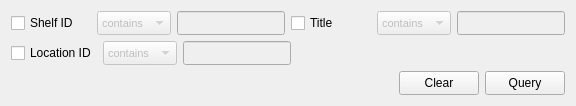
       <widget class="QWidget" name="page">
        <layout class="QVBoxLayout" name="verticalLayout_10">
         <item>
          <layout class="QVBoxLayout" name="verticalLayout_9">
           <item>
            <layout class="QHBoxLayout" name="horizontalLayout_18">
             <item>
              <layout class="QHBoxLayout" name="horizontalLayout_20">
               <item>
                <widget class="QCheckBox" name="checkBox0shelf_id">
                 <property name="minimumSize">
                  <size>
                   <width>80</width>
                   <height>0</height>
                  </size>
                 </property>
                 <property name="text">
                  <string>Shelf ID</string>
                 </property>
                </widget>
               </item>
               <item>
                <widget class="QComboBox" name="comboBox0shelf_id">
                 <property name="enabled">
                  <bool>false</bool>
                 </property>
                 <property name="minimumSize">
                  <size>
                   <width>0</width>
                   <height>24</height>
                  </size>
                 </property>
                 <property name="font">
                  <font>
                   <pointsize>8</pointsize>
                  </font>
                 </property>
                 <property name="editable">
                  <bool>false</bool>
                 </property>
                 <item>
                  <property name="text">
                   <string>contains</string>
                  </property>
                 </item>
                 <item>
                  <property name="text">
                   <string>equals to</string>
                  </property>
                 </item>
                </widget>
               </item>
               <item>
                <widget class="QLineEdit" name="lineEdit0shelf_id">
                 <property name="enabled">
                  <bool>false</bool>
                 </property>
                 <property name="minimumSize">
                  <size>
                   <width>0</width>
                   <height>24</height>
                  </size>
                 </property>
                 <property name="font">
                  <font>
                   <pointsize>9</pointsize>
                  </font>
                 </property>
                </widget>
               </item>
              </layout>
             </item>
             <item>
              <layout class="QHBoxLayout" name="horizontalLayout_23">
               <item>
                <widget class="QCheckBox" name="checkBox0shelf_title">
                 <property name="minimumSize">
                  <size>
                   <width>80</width>
                   <height>0</height>
                  </size>
                 </property>
                 <property name="text">
                  <string>Title</string>
                 </property>
                </widget>
               </item>
               <item>
                <widget class="QComboBox" name="comboBox0shelf_title">
                 <property name="enabled">
                  <bool>false</bool>
                 </property>
                 <property name="minimumSize">
                  <size>
                   <width>0</width>
                   <height>24</height>
                  </size>
                 </property>
                 <property name="font">
                  <font>
                   <pointsize>8</pointsize>
                  </font>
                 </property>
                 <property name="editable">
                  <bool>false</bool>
                 </property>
                 <item>
                  <property name="text">
                   <string>contains</string>
                  </property>
                 </item>
                 <item>
                  <property name="text">
                   <string>is</string>
                  </property>
                 </item>
                 <item>
                  <property name="text">
                   <string>equals to</string>
                  </property>
                 </item>
                </widget>
               </item>
               <item>
                <widget class="QLineEdit" name="lineEdit0shelf_title">
                 <property name="enabled">
                  <bool>false</bool>
                 </property>
                 <property name="minimumSize">
                  <size>
                   <width>0</width>
                   <height>24</height>
                  </size>
                 </property>
                 <property name="font">
                  <font>
                   <pointsize>9</pointsize>
                  </font>
                 </property>
                </widget>
               </item>
              </layout>
             </item>
            </layout>
           </item>
           <item>
            <layout class="QHBoxLayout" name="horizontalLayout_25">
             <item>
              <layout class="QHBoxLayout" name="horizontalLayout_26">
               <item>
                <widget class="QCheckBox" name="checkBox0shelf_loc_id">
                 <property name="minimumSize">
                  <size>
                   <width>80</width>
                   <height>0</height>
                  </size>
                 </property>
                 <property name="text">
                  <string>Location ID</string>
                 </property>
                </widget>
               </item>
               <item>
                <widget class="QComboBox" name="comboBox0shelf_loc_id">
                 <property name="enabled">
                  <bool>false</bool>
                 </property>
                 <property name="minimumSize">
                  <size>
                   <width>0</width>
                   <height>24</height>
                  </size>
                 </property>
                 <property name="font">
                  <font>
                   <pointsize>8</pointsize>
                  </font>
                 </property>
                 <property name="editable">
                  <bool>false</bool>
                 </property>
                 <item>
                  <property name="text">
                   <string>contains</string>
                  </property>
                 </item>
                 <item>
                  <property name="text">
                   <string>is</string>
                  </property>
                 </item>
                 <item>
                  <property name="text">
                   <string>equals to</string>
                  </property>
                 </item>
                </widget>
               </item>
               <item>
                <widget class="QLineEdit" name="lineEdit0shelf_loc_id">
                 <property name="enabled">
                  <bool>false</bool>
                 </property>
                 <property name="minimumSize">
                  <size>
                   <width>0</width>
                   <height>24</height>
                  </size>
                 </property>
                 <property name="font">
                  <font>
                   <pointsize>9</pointsize>
                  </font>
                 </property>
                </widget>
               </item>
              </layout>
             </item>
             <item>
              <spacer name="horizontalSpacer_6">
               <property name="orientation">
                <enum>Qt::Horizontal</enum>
               </property>
               <property name="sizeHint" stdset="0">
                <size>
                 <width>40</width>
                 <height>20</height>
                </size>
               </property>
              </spacer>
             </item>
            </layout>
           </item>
           <item>
            <layout class="QHBoxLayout" name="horizontalLayout_34">
             <item>
              <spacer name="horizontalSpacer_4">
               <property name="orientation">
                <enum>Qt::Horizontal</enum>
               </property>
               <property name="sizeHint" stdset="0">
                <size>
                 <width>40</width>
                 <height>20</height>
                </size>
               </property>
              </spacer>
             </item>
             <item>
              <widget class="QPushButton" name="pushButtonClearShelf">
               <property name="minimumSize">
                <size>
                 <width>0</width>
                 <height>24</height>
                </size>
               </property>
               <property name="text">
                <string>Clear</string>
               </property>
              </widget>
             </item>
             <item>
              <widget class="QPushButton" name="pushButtonQueryShelf">
               <property name="minimumSize">
                <size>
                 <width>0</width>
                 <height>24</height>
                </size>
               </property>
               <property name="text">
                <string>Query</string>
               </property>
              </widget>
             </item>
            </layout>
           </item>
          </layout>
         </item>
        </layout>
       </widget>
